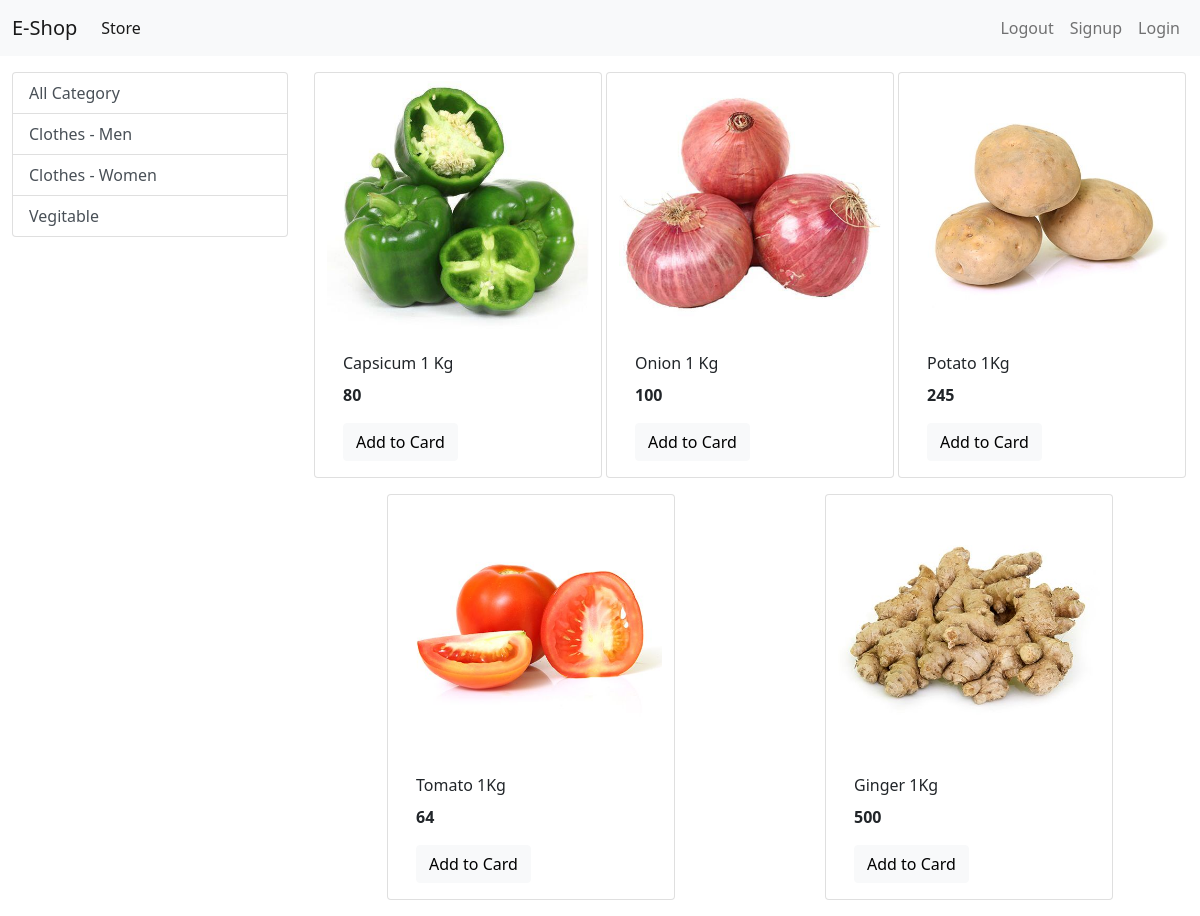
Screenshot of /?category=3 with the database file from the repository.
### store/models/category.py (models this page shows, shortened)
class Category(models.Model):
    name = models.CharField(max_length=50)
    @staticmethod
    def get_all_category():
        return Category.objects.all()

### store/models/product.py (models this page shows, shortened)
class Product(models.Model):
    name = models.CharField(max_length=50)
    price = models.IntegerField(default=0)
    category = models.ForeignKey(Category, on_delete=models.CASCADE)
    description = models.CharField(
        max_length=200, default='', null=True, blank=True)
    image = models.ImageField(upload_to='products')
    @staticmethod
    def get_all_products_by_categoryid(categoryid):
        if categoryid:
            return Product.objects.filter(category=categoryid)
        else:
            return Product.objects.all()

### store/views/index.py (the view, shortened to what this page needs)
# urls.py: path('', index.Index.as_view(), name='index'),
class Index(View):
    def get(self, request):
        products = None
        category = Category.get_all_category()
        categoryid = request.GET.get('category')
        if categoryid:
            products = Product.get_all_products_by_categoryid(categoryid)
        else:
            products = Product.get_all_products()
        context = {
            'products': products,
            'category': category
        }
        print('email', request.session.get('customer_email'))
        return render(request, 'store/index.html', context)

### store/templates/store/index.html (shortened to what this page needs)
{% extends "store/layout.html" %}
{% load static%}
{% block content %}
<div class="container-fluid mt-3">
  <div class="row">
    <div class="col-lg-3 mx-auto">
      <div class="list-group">
        <a href="/" class="list-group-item list-group-item-action ">All Category</a>
        {% for category in category %}
        <a href="/?category={{ category.id }}" class="list-group-item list-group-item-action ">{{category.name}}</a>
        {% endfor %}
      </div>
    </div>
    <div id='products' class="col-lg-9 mx-auto">
      <div class="row mx-auto">
        {% for product in products %}
        <div class="card mx-auto mb-3" style="width: 18rem;">
          <img src="{% get_media_prefix %}{{product.image}}" class="card-img-top" alt="...">
          <div class="card-body">
            <p class="card-title">{{product.name}}</p>
            <p class="card-text"><b>{{product.price}}</b></p>
            <form action="" method="post">
              <input type="submit" class="btn btn-block btn-light border-left" value="Add to Card">
            </form>
          </div>
        </div>
        {% endfor%}
      </div>
    </div>
  </div>
</div>
{% endblock %}

### rows the page displays
Category: name "Clothes - Men"
Category: name "Clothes - Women"
Category: name "Vegitable"
Product: image (picture), name "Capsicum 1 Kg", price "80"
Product: image (picture), name "Onion 1 Kg", price "100"
Product: image (picture), name "Potato 1Kg", price "245"
Product: image (picture), name "Tomato 1Kg", price "64"
Product: image (picture), name "Ginger 1Kg", price "500"
